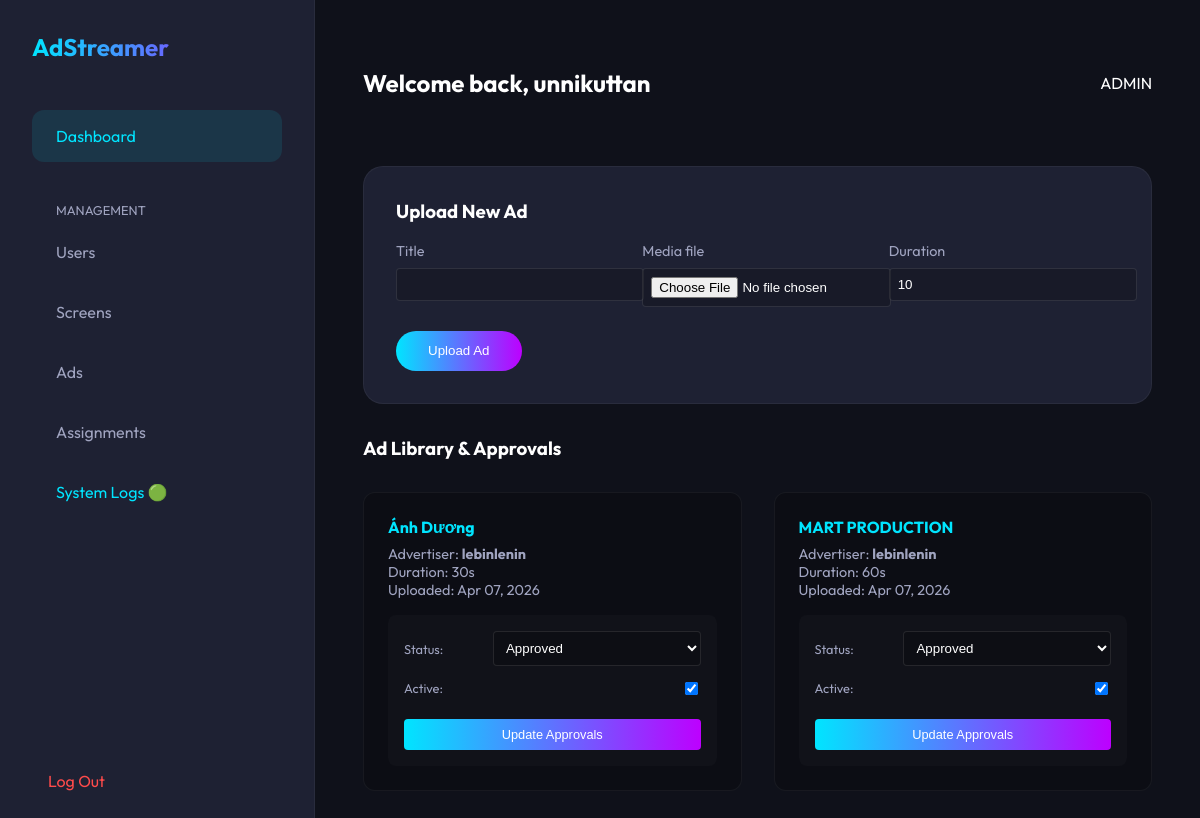
The page /accounts/dashboard/admin/ads/ (signed in) on the database its author committed.
### accounts/models.py (models this page shows)
class User(AbstractUser):
    ROLE_CHOICES = (
        ('ADMIN', 'Admin'),
        ('ADVERTISER', 'Advertiser'),
    )
    role = models.CharField(max_length=20, choices=ROLE_CHOICES, default='ADMIN')

### content/models.py (models this page shows, shortened)
class Ad(models.Model):
    title = models.CharField(max_length=255)
    advertiser = models.ForeignKey(User, on_delete=models.CASCADE, related_name='ads')
    media_file = models.FileField(upload_to='ads/')
    duration = models.PositiveIntegerField(default=10, help_text="Duration in seconds")
    is_active = models.BooleanField(default=True)
    approval_status = models.CharField(max_length=50, choices=(('PENDING', 'Pending'), ('APPROVED', 'Approved'), ('REJECTED', 'Rejected')), default='PENDING')
    created_at = models.DateTimeField(auto_now_add=True)

### accounts/views.py (the view, shortened to what this page needs)
# urls.py: path('dashboard/admin/ads/', views.admin_ads, name='admin_ads'),
@login_required
def admin_ads(request):
    if request.user.role != 'ADMIN':
        return redirect('dashboard')
    ads = Ad.objects.all().order_by('-created_at')
    upload_form = AdUploadForm()
    return render(request, 'accounts/admin_ads.html', {'ads': ads, 'upload_form': upload_form})

### accounts/forms.py
class AdUploadForm(forms.ModelForm):
    class Meta:
        model = Ad
        fields = ['title', 'media_file', 'duration']

### accounts/templates/accounts/admin_ads.html (shortened to what this page needs)
{% extends 'base.html' %}
{% block content %}
<div class="card" style="margin-bottom: 2rem;">
    <h3 style="margin-top: 0;">Upload New Ad</h3>
    <form method="post" enctype="multipart/form-data">
        <div style="display: grid; grid-template-columns: repeat(auto-fit, minmax(200px, 1fr)); gap: 1rem;">
            {% for field in upload_form %}
                <div>
                    <label style="display:block; color: var(--text-muted); margin-bottom: 0.5rem; font-size: 0.9rem;">{{ field.label }}</label>
                    {{ field }}
                </div>
            {% endfor %}
        </div>
        <button type="submit" class="btn" style="margin-top: 1.5rem;">Upload Ad</button>
    </form>
</div>
<h3 style="margin-top: 0; margin-bottom: 2rem;">Ad Library & Approvals</h3>
<div class="grid">
    {% for ad in ads %}
    <div class="ad-card">
        <h4 style="margin-top: 0; margin-bottom: 0.5rem; color: var(--primary);">{{ ad.title }}</h4>
        <div style="font-size: 0.9rem; color: var(--text-muted); margin-bottom: 1rem;">
            Advertiser: <strong>{{ ad.advertiser.username }}</strong><br>
            Duration: {{ ad.duration }}s<br>
            Uploaded: {{ ad.created_at|date:"M d, Y" }}
        </div>
        <form method="post" style="display: flex; flex-direction: column; gap: 0.8rem; background: rgba(255,255,255,0.02); padding: 1rem; border-radius: 8px;">
            <div style="display: flex; justify-content: space-between; align-items: center;">
                <label style="font-size: 0.8rem; color: var(--text-muted);">Status:</label>
                <select name="approval_status" style="width: 70%;">
                    <option value="APPROVED" {% if ad.approval_status == 'APPROVED' %}selected{% endif %}>Approved</option>
                </select>
            </div>
            <div style="display: flex; justify-content: space-between; align-items: center;">
                <label style="font-size: 0.8rem; color: var(--text-muted);">Active:</label>
                <input type="checkbox" name="is_active" style="width: auto; cursor: pointer;" {% if ad.is_active %}checked{% endif %}>
            </div>
            <button type="submit" class="btn btn-small" style="margin-top: 0.5rem;">Update Approvals</button>
        </form>
    </div>
    {% empty %}
    <p style="color: var(--text-muted);">No ads have been uploaded to the system yet.</p>
    {% endfor %}
</div>
{% endblock %}

### accounts/templates/base.html (shortened to what this page needs)
<!DOCTYPE html>
<html lang="en">
<head>
</head>
<body>
    <div class="sidebar">
        <a href="/" class="logo">AdStreamer</a>
        <a href="/" class="nav-link active">Dashboard</a>
        {% if request.user.role == 'ADMIN' %}
        <div style="margin-top: 2rem; color: var(--text-muted); font-size: 0.8rem; text-transform: uppercase; padding: 0 1.5rem; margin-bottom: 0.5rem;">Management</div>
        <a href="{% url 'admin_users' %}" class="nav-link">Users</a>
        <a href="{% url 'admin_screens' %}" class="nav-link">Screens</a>
        <a href="{% url 'admin_ads' %}" class="nav-link">Ads</a>
        <a href="{% url 'admin_assignments' %}" class="nav-link">Assignments</a>
        <a href="{% url 'admin_system_logs' %}" class="nav-link" style="color: var(--primary);">System Logs 🟢</a>
        {% endif %}{% block sidebar_extra %}{% endblock %}
        <a href="{% url 'logout' %}" class="logout-btn">Log Out</a>
    </div>
    <div class="main-content">
        <div class="header-top">
            <h2>Welcome back, {{ request.user.username }}</h2>
            <div class="user-role">{{ request.user.role }}</div>
        </div>
        {% block content %}{% endblock %}
    </div>
</body>
</html>

### accounts/templates/base.html (style rules this page uses)
:root { --bg: #0f111a; --surface: #1e2133; --surface-hover: #2a2d42; --primary: #00e5ff; --secondary: #bd00ff; --text: #ffffff; --text-muted: #a0a4c0; }
body { background-color: var(--bg); color: var(--text); font-family: 'Outfit', sans-serif; margin: 0; display: flex; min-height: 100vh; }
.sidebar { width: 250px; background: var(--surface); padding: 2rem; display: flex; flex-direction: column; border-right: 1px solid rgba(255,255,255,0.05); }
.logo { font-size: 1.5rem; font-weight: 700; background: linear-gradient(90deg, var(--primary), var(--secondary)); background-clip: text; -webkit-background-clip: text; -webkit-text-fill-color: transparent; margin-bottom: 3rem; display: block; text-decoration: none; }
.nav-link { padding: 1rem 1.5rem; color: var(--text-muted); text-decoration: none; border-radius: 12px; margin-bottom: 0.5rem; transition: all 0.3s ease; }
.nav-link:hover, .nav-link.active { background: rgba(0, 229, 255, 0.1); color: var(--primary); }
.main-content { flex: 1; padding: 3rem; overflow-y: auto; }
.header-top { display: flex; justify-content: space-between; align-items: center; margin-bottom: 3rem; }
.card { background: var(--surface); border-radius: 20px; padding: 2rem; border: 1px solid rgba(255,255,255,0.05); transition: transform 0.3s ease, box-shadow 0.3s ease; }
.grid { display: grid; grid-template-columns: repeat(auto-fit, minmax(300px, 1fr)); gap: 2rem; }
.btn { background: linear-gradient(90deg, var(--primary), var(--secondary)); color: white; padding: 0.8rem 2rem; border-radius: 30px; text-decoration: none; font-weight: 500; border: none; cursor: pointer; transition: opacity 0.3s ease; }
.logout-btn { margin-top: auto; color: #ff4b4b; text-decoration: none; padding: 1rem; border-radius: 12px; transition: background 0.3s; }

### accounts/templates/accounts/admin_ads.html (style rules this page uses)
select, input[type="text"], input[type="number"], input[type="file"] { width: 100%; padding: 0.5rem; background: rgba(0,0,0,0.2); border: 1px solid rgba(255,255,255,0.1); border-radius: 4px; color: white; }
.btn-small { padding: 0.5rem 1rem; border-radius: 4px; font-size: 0.8rem; }
.ad-card { background: rgba(0,0,0,0.2); border-radius: 12px; padding: 1.5rem; border: 1px solid rgba(255,255,255,0.05); }

### rows shown on the page
User: user.username "unnikuttan", user.role "ADMIN"
Ad: title "Ánh Dương", advertiser.username "lebinlenin", duration "30", created_at "Apr 07, 2026", approval_status "Approved", is_active "☑"
Ad: title "MART PRODUCTION", advertiser.username "lebinlenin", duration "60", created_at "Apr 07, 2026", approval_status "Approved", is_active "☑"

### other values the page prints
{{ field.label }} "Title" "Media file" "Duration"
